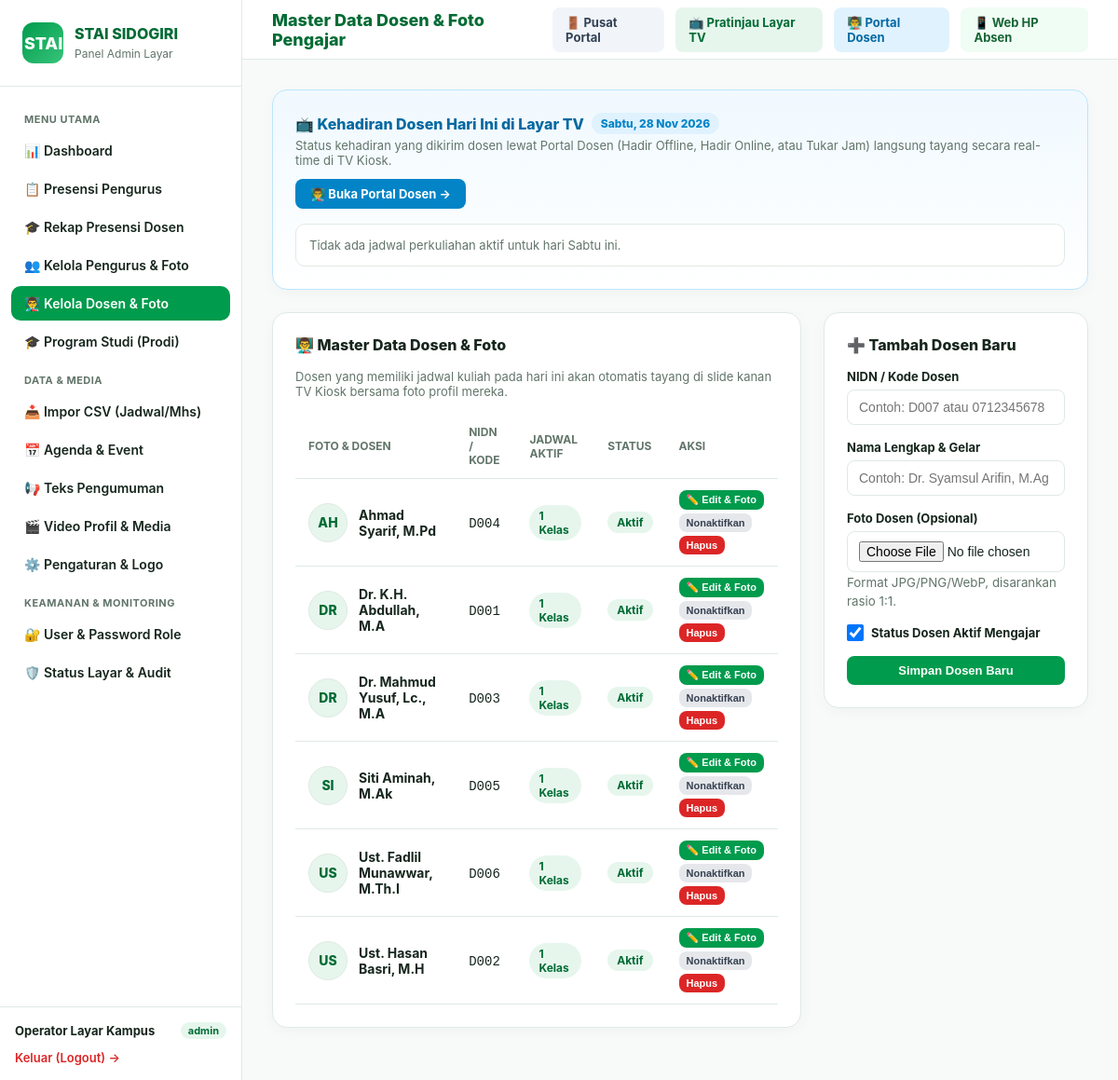
The app's page /admin/dosen.php (signed in) with its own data.
### tables this page shows
CREATE TABLE `pengaturan` (
    `id` BIGINT UNSIGNED AUTO_INCREMENT PRIMARY KEY,
    `kunci` VARCHAR(100) NOT NULL UNIQUE,
    `nilai` JSON NOT NULL,
    `tipe` VARCHAR(50) NOT NULL DEFAULT 'string',
    `created_at` TIMESTAMP NULL DEFAULT CURRENT_TIMESTAMP,
    `updated_at` TIMESTAMP NULL DEFAULT CURRENT_TIMESTAMP ON UPDATE CURRENT_TIMESTAMP
);

CREATE TABLE `dosen` (
    `id` BIGINT UNSIGNED AUTO_INCREMENT PRIMARY KEY,
    `kode_nidn` VARCHAR(50) NOT NULL UNIQUE,
    `nama` VARCHAR(150) NOT NULL,
    `foto_path` VARCHAR(255) NULL,
    `no_hp` VARCHAR(30) NULL,
    `pin` VARCHAR(100) NULL,
    `aktif` TINYINT(1) NOT NULL DEFAULT 1,
    `deleted_at` TIMESTAMP NULL,
    `created_at` TIMESTAMP NULL DEFAULT CURRENT_TIMESTAMP,
    `updated_at` TIMESTAMP NULL DEFAULT CURRENT_TIMESTAMP ON UPDATE CURRENT_TIMESTAMP
);

### admin/auth.php (called while the page is built, shortened)
<?php
function getCurrentAdmin(): ?array
{
    $lastActivity = $_SESSION['stai_admin_last_activity'] ?? 0;
    return [
        'id' => (int) $_SESSION['stai_admin_id'],
        'name' => $_SESSION['stai_admin_name'],
        'email' => $_SESSION['stai_admin_email'],
        'role' => $_SESSION['stai_admin_role']
    ];
}
function requireAdminAuth(): array
{
    $admin = getCurrentAdmin();
    return $admin;
}

### admin/dosen.php (the view, shortened to what this page needs)
<?php
require_once __DIR__ . '/header.php';
$pdo = getAdminPdo();
$dosenList = $pdo->query("SELECT d.*, COUNT(j.id) AS total_jadwal
                          FROM `dosen` d
                          LEFT JOIN `jadwal_kuliah` j ON j.dosen_id = d.id AND j.aktif = 1
                          WHERE d.deleted_at IS NULL
                          GROUP BY d.id
                          ORDER BY d.nama ASC")->fetchAll();
$todayIsoDay = (int) date('N');
$todayDate = date('Y-m-d');
$namaHariIndo = [1 => 'Senin', 2 => 'Selasa', 3 => 'Rabu', 4 => 'Kamis', 5 => 'Jumat', 6 => 'Sabtu', 7 => 'Minggu'];
$namaHariIni = $namaHariIndo[$todayIsoDay] ?? 'Hari Ini';
$sqlTodayDosen = "SELECT j.id AS jadwal_id, j.jam_mulai, j.jam_selesai, j.mata_kuliah, j.kelas, j.ruang,
                         d.id AS dosen_id, d.nama AS dosen_nama, d.kode_nidn, d.foto_path,
                         pr.nama AS prodi_nama,
                         kd.status AS status_kehadiran, kd.mode AS mode_kuliah, kd.jam_ganti, kd.keterangan, kd.waktu_absen, kd.metode AS metode_absen, kd.updated_at AS waktu_update
                  FROM `jadwal_kuliah` j
                  JOIN `dosen` d ON d.id = j.dosen_id AND d.aktif = 1 AND d.deleted_at IS NULL
                  JOIN `prodi` pr ON pr.id = j.prodi_id AND pr.aktif = 1
                  LEFT JOIN `kehadiran_dosen` kd ON (kd.dosen_id = d.id AND kd.tanggal = :today AND (kd.jadwal_id = j.id OR kd.jadwal_id = 0))
                  WHERE j.hari = :hari AND j.aktif = 1
                  ORDER BY j.jam_mulai ASC";
$stmtTodayDosen = $pdo->prepare($sqlTodayDosen);
$stmtTodayDosen->execute(['hari' => $todayIsoDay, 'today' => $todayDate]);
$todayDosenList = $stmtTodayDosen->fetchAll();
?>
<div class="card" style="border-color:#bae6fd;background:linear-gradient(180deg, #f0f9ff, #ffffff)">
    <div style="display:flex;align-items:center;justify-content:space-between;flex-wrap:wrap;gap:12px;margin-bottom:16px">
        <div>
            <h3 style="color:#0369a1;margin-bottom:4px;display:flex;align-items:center;gap:8px">
                <span>📺 Kehadiran Dosen Hari Ini di Layar TV</span>
                <span class="badge" style="background:#e0f2fe;color:#0284c7;font-weight:800"><?= $namaHariIni ?>, <?= date('d M Y') ?></span>
            </h3>
            <p style="font-size:13px;color:var(--muted)">
                Status kehadiran yang dikirim dosen lewat Portal Dosen (Hadir Offline, Hadir Online, atau Tukar Jam) langsung tayang secara real-time di TV Kiosk.
            </p>
        </div>
        <div>
            <a href="../dosen/index.php" target="_blank" class="btn" style="background:#0284c7">
                👨‍🏫 Buka Portal Dosen &rarr;
            </a>
        </div>
    </div>
    <?php if (empty($todayDosenList)): ?>
        <p style="font-size:13px;color:var(--muted);padding:14px;background:#fff;border-radius:10px;border:1px solid var(--line)">
            Tidak ada jadwal perkuliahan aktif untuk hari <?= $namaHariIni ?> ini.
        </p>
    <?php endif; ?>
</div>
<div style="display:grid;grid-template-columns:2fr 1fr;gap:24px">
    <div class="card">
        <h3>👨‍🏫 Master Data Dosen & Foto</h3>
        <p style="font-size:13px;color:var(--muted);margin-bottom:16px">
            Dosen yang memiliki jadwal kuliah pada hari ini akan otomatis tayang di slide kanan TV Kiosk bersama foto profil mereka.
        </p>
        <table>
            <thead>
                <tr>
                    <th>Foto & Dosen</th>
                    <th>NIDN / Kode</th>
                    <th>Jadwal Aktif</th>
                    <th>Status</th>
                    <th>Aksi</th>
                </tr>
            </thead>
            <tbody>
                <?php foreach ($dosenList as $d): ?>
                <?php
                    $initials = strtoupper(substr($d['nama'], 0, 2));
                    $fotoUrl = !empty($d['foto_path']) ? '../storage/' . ltrim($d['foto_path'], '/') : null;
                ?>
                <tr>
                    <td>
                        <div style="display:flex;align-items:center;gap:12px">
                            <div style="width:42px;height:42px;border-radius:50%;background:#e6f6ed;color:var(--g-dark);font-weight:800;display:grid;place-items:center;overflow:hidden;flex-shrink:0;border:1px solid var(--line)">
                                <?php if ($fotoUrl): ?>
                                    <img src="<?= htmlspecialchars($fotoUrl) ?>" style="width:100%;height:100%;object-fit:cover" alt="<?= htmlspecialchars($d['nama']) ?>">
                                <?php else: ?>
                                    <?= $initials ?>
                                <?php endif; ?>
                            </div>
                            <div>
                                <b><?= htmlspecialchars($d['nama']) ?></b>
                            </div>
                        </div>
                    </td>
                    <td><code><?= htmlspecialchars($d['kode_nidn']) ?></code></td>
                    <td>
                        <span class="badge ok"><?= (int)$d['total_jadwal'] ?> Kelas</span>
                    </td>
                    <td>
                        <?php if ($d['aktif']): ?>
                            <span class="badge ok">Aktif</span>
                        <?php else: ?>
                            <span class="badge off">Nonaktif</span>
                        <?php endif; ?>
                    </td>
                    <td>
                        <button type="button" class="btn" style="padding:4px 8px;font-size:11px;margin-bottom:4px" onclick='openEditDosen(<?= json_encode($d) ?>)'>
                            ✏️ Edit & Foto
                        </button>
                        <form method="POST" style="display:inline">
                            <button type="submit" class="btn btn-secondary" style="padding:4px 8px;font-size:11px;margin-bottom:4px">
                                <?= $d['aktif'] ? 'Nonaktifkan' : 'Aktifkan' ?>
                            </button>
                        </form>
                        <form method="POST" style="display:inline" onsubmit="return confirm('Hapus dosen ini?')">
                            <button type="submit" class="btn btn-danger" style="padding:4px 8px;font-size:11px">Hapus</button>
                        </form>
                    </td>
                </tr>
                <?php endforeach; ?>
            </tbody>
        </table>
    </div>
    <div>
        <div class="card">
            <h3>➕ Tambah Dosen Baru</h3>
            <form method="POST" enctype="multipart/form-data">
                <div class="form-group">
                    <label>NIDN / Kode Dosen</label>
                    <input type="text" name="kode_nidn" placeholder="Contoh: D007 atau 0712345678" required>
                </div>
                <div class="form-group">
                    <label>Nama Lengkap & Gelar</label>
                    <input type="text" name="nama" placeholder="Contoh: Dr. Syamsul Arifin, M.Ag" required>
                </div>
                <div class="form-group">
                    <label>Foto Dosen (Opsional)</label>
                    <input type="file" name="foto" accept="image/png,image/jpeg,image/webp">
                    <small style="color:var(--muted)">Format JPG/PNG/WebP, disarankan rasio 1:1.</small>
                </div>
                <div class="form-group">
                    <label style="display:flex;align-items:center;gap:8px;cursor:pointer">
                        <input type="checkbox" name="aktif" value="1" checked style="width:18px;height:18px">
                        <span>Status Dosen Aktif Mengajar</span>
                    </label>
                </div>
                <button type="submit" class="btn" style="width:100%">Simpan Dosen Baru</button>
            </form>
        </div>
    </div>
</div>
<?php require_once __DIR__ . '/footer.php'; ?>

### admin/header.php (shortened to what this page needs)
<?php
require_once __DIR__ . '/auth.php';
$admin = requireAdminAuth();
$currentScript = basename($_SERVER['PHP_SELF']);
$campusNameHeader = 'STAI SIDOGIRI';
$campusLogoHeader = null;
try {
    $adminPdoHeader = getAdminPdo();
    $rowCamp = $adminPdoHeader->query("SELECT `nilai` FROM `pengaturan` WHERE `kunci` = 'nama_kampus'")->fetch();
    if ($rowCamp && !empty($rowCamp['nilai'])) {
        $campusNameHeader = json_decode($rowCamp['nilai'], true) ?: 'STAI SIDOGIRI';
    }
} catch (Throwable $e) {}
?>
<!DOCTYPE html>
<html lang="id">
<head>
</head>
<body>
    <aside>
        <div class="brand">
            <div class="brand-logo" style="overflow:hidden;padding:2px">
                <?php if ($campusLogoHeader): ?>
                    <img src="<?= htmlspecialchars($campusLogoHeader) ?>" style="width:100%;height:100%;object-fit:contain;background:#fff;border-radius:10px" alt="Logo">
                <?php else: ?>
                    STAI
                <?php endif; ?>
            </div>
            <div class="brand-text">
                <h2><?= htmlspecialchars($campusNameHeader) ?></h2>
                <small>Panel Admin Layar</small>
            </div>
        </div>
        <nav>
            <div class="nav-label">Menu Utama</div>
            <a href="index.php" class="<?= $currentScript === 'index.php' ? 'active' : '' ?>">📊 Dashboard</a>
            <a href="absensi.php" class="<?= $currentScript === 'absensi.php' ? 'active' : '' ?>">📋 Presensi Pengurus</a>
            <a href="absensi_dosen.php" class="<?= $currentScript === 'absensi_dosen.php' ? 'active' : '' ?>">🎓 Rekap Presensi Dosen</a>
            <a href="pengurus.php" class="<?= $currentScript === 'pengurus.php' ? 'active' : '' ?>">👥 Kelola Pengurus & Foto</a>
            <a href="dosen.php" class="<?= $currentScript === 'dosen.php' ? 'active' : '' ?>">👨‍🏫 Kelola Dosen & Foto</a>
            <a href="prodi.php" class="<?= $currentScript === 'prodi.php' ? 'active' : '' ?>">🎓 Program Studi (Prodi)</a>
            <div class="nav-label">Data & Media</div>
            <a href="import.php" class="<?= $currentScript === 'import.php' ? 'active' : '' ?>">📥 Impor CSV (Jadwal/Mhs)</a>
            <a href="agenda.php" class="<?= $currentScript === 'agenda.php' ? 'active' : '' ?>">📅 Agenda & Event</a>
            <a href="pengumuman.php" class="<?= $currentScript === 'pengumuman.php' ? 'active' : '' ?>">📢 Teks Pengumuman</a>
            <a href="media.php" class="<?= $currentScript === 'media.php' ? 'active' : '' ?>">🎬 Video Profil & Media</a>
            <a href="pengaturan.php" class="<?= $currentScript === 'pengaturan.php' ? 'active' : '' ?>">⚙️ Pengaturan & Logo</a>
            <div class="nav-label">Keamanan &amp; Monitoring</div>
            <a href="users.php" class="<?= $currentScript === 'users.php' ? 'active' : '' ?>">🔐 User &amp; Password Role</a>
            <a href="audit.php" class="<?= $currentScript === 'audit.php' ? 'active' : '' ?>">🛡️ Status Layar & Audit</a>
        </nav>
        <div class="sidebar-footer">
            <div class="user-info">
                <span class="user-name"><?= htmlspecialchars($admin['name']) ?></span>
                <span class="user-role"><?= htmlspecialchars($admin['role']) ?></span>
            </div>
            <a href="logout.php" class="btn-sm-logout">Keluar (Logout) &rarr;</a>
        </div>
    </aside>
    <main>
        <header>
            <div class="page-title">
                <?php
                    echo match($currentScript) {
                        'index.php' => 'Dashboard Sistem',
                        'absensi.php' => 'Presensi Pengurus & Koreksi Manual',
                        'absensi_dosen.php' => 'Rekapitulasi & Presensi Dosen Kampus',
                        'pengurus.php' => 'Pengurus, Foto, PIN, & Perangkat HP',
                        'dosen.php' => 'Master Data Dosen & Foto Pengajar',
                        'prodi.php' => 'Master Data Program Studi (Prodi)',
                        'import.php' => 'Modul Impor CSV Jadwal & Mahasiswa',
                        'agenda.php' => 'Pengaturan Agenda & Event Kampus',
                        'pengumuman.php' => 'Pengaturan Teks Berjalan (Ticker Bawah)',
                        'media.php' => 'Video Profil Kampus & Media',
                        'pengaturan.php' => 'Pengaturan Display & Layar Kampus',
                        'users.php' => 'Manajemen User, Password & Role',
                        'audit.php' => 'Audit Trail & Status Konektivitas TV',
                        default => 'Panel Administrasi'
                    };
                ?>
            </div>
            <div class="top-actions">
                <a href="../login.php" class="btn-kiosk" style="background:#f1f5f9;color:#334155">🚪 Pusat Portal</a>
                <a href="../index.html" target="_blank" class="btn-kiosk">📺 Pratinjau Layar TV</a>
                <a href="../dosen/index.php" target="_blank" class="btn-kiosk" style="background:#e0f2fe;color:#0369a1">👨‍🏫 Portal Dosen</a>
                <a href="../absen/index.php" target="_blank" class="btn-kiosk" style="background:#f0fdf4;color:#166534">📱 Web HP Absen</a>
            </div>
        </header>
        <div class="content">

### records on screen
pengaturan: nilai "STAI SIDOGIRI"
dosen: nama "AH", nama "Ahmad Syarif, M.Pd", kode_nidn "D004", total_jadwal "1", aktif "Aktif"
dosen: nama "DR", nama "Dr. K.H. Abdullah, M.A", kode_nidn "D001", total_jadwal "1", aktif "Aktif"
dosen: nama "DR", nama "Dr. Mahmud Yusuf, Lc., M.A", kode_nidn "D003", total_jadwal "1", aktif "Aktif"
dosen: nama "SI", nama "Siti Aminah, M.Ak", kode_nidn "D005", total_jadwal "1", aktif "Aktif"
dosen: nama "US", nama "Ust. Fadlil Munawwar, M.Th.I", kode_nidn "D006", total_jadwal "1", aktif "Aktif"
dosen: nama "US", nama "Ust. Hasan Basri, M.H", kode_nidn "D002", total_jadwal "1", aktif "Aktif"

### other values on screen
$admin['name'] "Operator Layar Kampus"
$admin['role'] "admin"
